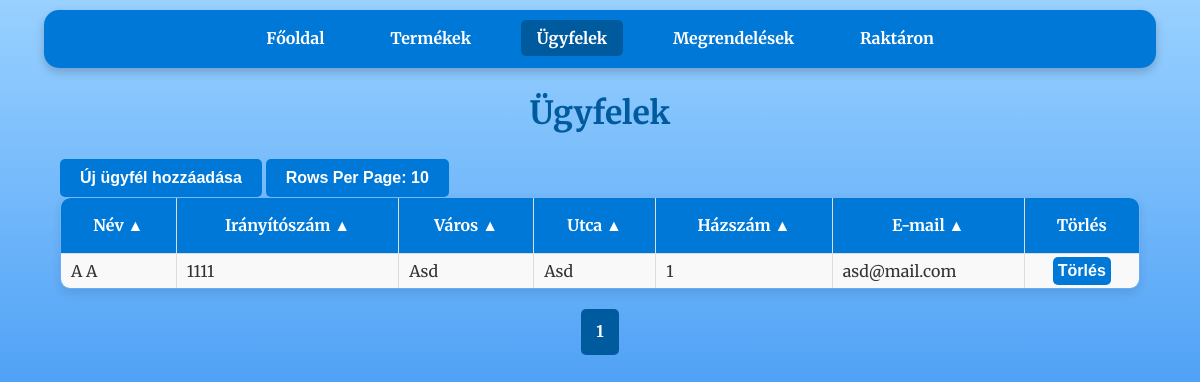
Page /customers on the committed database.
### tables this page shows
CREATE TABLE customers (
                    id INTEGER PRIMARY KEY,
                    nev TEXT NOT NULL,
                    iranyitoszam TEXT NOT NULL,
                    varos TEXT NOT NULL,
                    utca TEXT NOT NULL,
                    hazszam TEXT NOT NULL,
                    email TEXT NOT NULL UNIQUE);

### raktar_program-master/app.py (the view)
@app.route('/customers', methods=['GET'])
def customers():
    per_page = int(request.args.get('per_page', 10))  # Egy oldalon megjelenő elemek száma
    page = int(request.args.get('page', 1))  # Az aktuális oldal lekérése (alapértelmezett: 1)
    offset = (page - 1) * per_page  # Az eltolás számítása
    order_by = str(request.args.get('order_by', 'nev'))
    desc = request.args.get('desc', 'false').lower() in ('true', '1')
    valid_columns = {'nev', 'iranyitoszam', 'varos', 'utca', 'hazszam', 'email'}
    if order_by not in valid_columns:
        raise ValueError("Invalid column name for ordering.") #Elkerüljük az SQL injection-t
    if desc:
        descending = 'DESC'
    if not desc:
        descending = ''
    conn = get_db_connection()
    customers = conn.execute(
        f'SELECT * FROM customers ORDER BY {order_by} {descending} LIMIT ? OFFSET ?', (per_page, offset)
    ).fetchall()
    total_customers = conn.execute('SELECT COUNT(*) FROM customers').fetchone()[0]
    conn.close()
    total_pages = (total_customers + per_page - 1) // per_page  # Összes oldal száma
    start_page = max(1, page - 2)  # Az aktuális oldalhoz képest 2-vel hátrébb
    end_page = min(total_pages, page + 2)  # Az aktuális oldalhoz képest 2-vel előrébb
    query_params = {
        'page': page,
        'per_page': per_page,
        'order_by': order_by,
        'desc': desc
    }
    columns = [
        {"name": "nev", "label": "Név"},
        {"name": "iranyitoszam", "label": "Irányítószám"},
        {"name": "varos", "label": "Város"},
        {"name": "utca", "label": "Utca"},
        {"name": "hazszam", "label": "Házszám"},
        {"name": "email", "label": "E-mail"}
    ]
    return render_template(
        'customers.html',
        customers=customers,
        page=page,
        order_by=order_by,
        desc=desc,
        total_pages=total_pages,
        start_page=start_page,
        end_page=end_page,
        query_params=query_params,
        columns=columns
    )

### raktar_program-master/app.py (called while the page is built)
def get_db_connection():
    conn = sqlite3.connect('database.db')
    conn.row_factory = sqlite3.Row
    return conn

### raktar_program-master/templates/customers.html (shortened to what this page needs)
<!DOCTYPE html>
<html lang="hu">
<head>
    <link rel="stylesheet" href="{{ url_for('static', filename='css/style.css') }}">
</head>
<body>
    <nav>
        <a href="{{ url_for('index') }}">Főoldal</a>
        <a href="{{ url_for('products') }}">Termékek</a>
        <a class="disabled">Ügyfelek</a>
        <a href="{{ url_for('orders') }}">Megrendelések</a>
        <a href="{{ url_for('stock') }}">Raktáron</a>
    </nav>
    <h1>Ügyfelek</h1>
    <div class="container">
        <a href="{{ url_for('add_customer') }}" class="button-wrapper">
            <button>Új ügyfél hozzáadása</button>
        </a>
        <div class="dropdown">
            <button class="dropbtn">Rows Per Page: {{ query_params['per_page'] }}</button>
        </div>
        <table>
            <thead>
                <tr>
                    {% for column in columns %}
                    <th>
                        <a href="{{ url_for('customers', **dict(query_params, order_by=column.name, desc=0 if query_params['order_by'] == column.name and query_params['desc'] else 1)) }}">
                            {{ column.label }} {{ '▼' if query_params['order_by'] == column.name and query_params['desc'] else '▲' }}
                        </a>
                    </th>
                    {% endfor %}
                    <th>Törlés</th>
                </tr>
            </thead>
            <tbody>
                {% for customer in customers %}
                <tr>
                    <td>{{ customer.nev }}</td>
                    <td>{{ customer.iranyitoszam }}</td>
                    <td>{{ customer.varos }}</td>
                    <td>{{ customer.utca }}</td>
                    <td>{{ customer.hazszam }}</td>
                    <td>{{ customer.email }}</td>
                    <td>
                        <form action="{{ url_for('delete_customer', email=customer.email) }}" method="post">
                            <button type="submit">Törlés</button>
                        </form>
                    </td>
                </tr>
                {% endfor %}
            </tbody>
        </table>
    </div>
    <div class="pagination">
        {% for p in range(start_page, end_page + 1) %}
        <a href="{{ url_for('customers', **dict(query_params, page=p)) }}" class="{% if p == page %}active{% endif %}">{{ p }}</a>
        {% endfor %}
    </div>
</body>
</html>

### raktar_program-master/static/css/style.css (style rules this page uses)
body { font-family: 'Merriweather', serif; margin: 0; padding: 0; background: linear-gradient(to bottom, #99d1ff, #006eec); background-attachment: fixed; background-size: cover; color: #333; line-height: 1.6; }
body::before { content: ''; position: fixed; top: 0; left: 0; width: 100%; height: 100%; background-image: url('https://www.transparenttextures.com/patterns/cubes.png'); opacity: 0.4; z-index: -1; pointer-events: none; }
nav { background-color: #0078D7; color: #fff; padding: 1rem; margin: 10px auto; width: 90%; max-width: 1200px; border-radius: 15px; box-shadow: 0 4px 10px rgba(0, 0, 0, 0.2); text-align: center; }
nav a { color: white; text-decoration: none; margin: 0 15px; font-weight: bold; padding: 0.5rem 1rem; border-radius: 5px; transition: background-color 0.3s ease; }
nav a.disabled { background-color: #005a9e; }
h1 { text-align: center; margin: 20px 0; color: #005a9e; font-weight: 700; }
form { width: 90%; max-width: 600px; margin: 20px auto; background: white; padding: 20px; border-radius: 10px; box-shadow: 0 4px 10px rgba(0, 0, 0, 0.1); }
a.button-wrapper { display: inline-block; }
button { background-color: #0078D7; color: white; border: none; padding: 10px 20px; border-radius: 5px; font-weight: bold; cursor: pointer; font-size: 1rem; transition: background-color 0.3s ease; text-decoration: none; }
.container { width: 90%; margin: 20px auto; }
table { width: 100%; border-collapse: collapse; border-radius: 10px; overflow: hidden; box-shadow: 0 4px 10px rgba(0, 0, 0, 0.1); }
table, th, td { border: 1px solid #ddd; }
th { background-color: #0078D7; color: white; font-weight: bold; padding: 15px; }
th a { color: white; text-decoration: none; }
td { padding: 3px 10px; text-align: left; }
tr:nth-child(odd) { background-color: #f9f9f9 }
td form { width: 100%; margin: 0 0; background: transparent; text-align: center; padding: 0; border-radius: 10px; box-shadow: none; }
td form button { background-color: #0078D7; color: white; border: none; padding: 5px 5px; border-radius: 5px; font-weight: bold; cursor: pointer; font-size: 1rem; transition: background-color 0.3s ease; text-decoration: none; }
.pagination { display: flex; justify-content: center; align-items: center; margin: 20px 0; list-style-type: none; padding: 0; }
.pagination a { display: inline-block; padding: 10px 15px; text-decoration: none; background-color: #0078D7; color: white; font-weight: bold; border-radius: 5px; transition: background-color 0.3s ease; font-size: 1rem; }
.pagination a.active { background-color: #005a9e; cursor: default; }
.dropbtn { background-color: #0078D7; color: white; padding: 10px 20px; font-size: 16px; font-weight: bold; border: none; border-radius: 5px; cursor: pointer; transition: background-color 0.3s ease, box-shadow 0.3s ease; }
.dropdown { position: relative; display: inline-block; }

### rows in the picture
customers: nev "A A", iranyitoszam "1111", varos "Asd", utca "Asd", hazszam "1", email "asd@mail.com"

### other values in the picture
{{ query_params['per_page'] }} "10"
{{ column.label }} "Név" "Irányítószám" "Város" "Utca" "Házszám" "E-mail"
{{ p }} "1"
